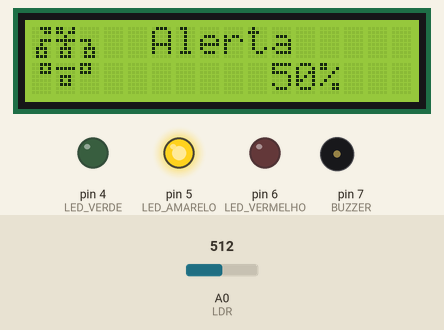
A sketch run on a simulated Arduino Uno, built with avr-gcc and run on an emulated ATmega328P. Parts: 16×2 character LCD, output pins drawn as LEDs (lit = HIGH), buzzer (waves = sounding). The inputs (shaded band) are chosen by the test bench; at power-on: A0 (LDR) = 512. What the sketch prints to the serial monitor is not drawn.

Above: at 7.4 s.
7.5 s: A0 (LDR) set to 325
At 9.8 s:
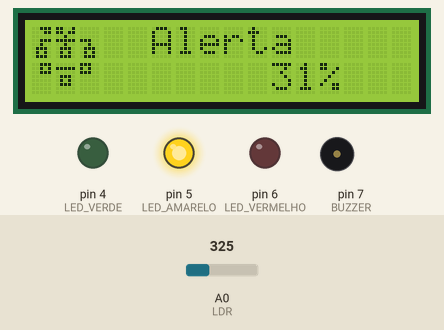
10.1 s: A0 (LDR) set to 299
At 12.9 s:
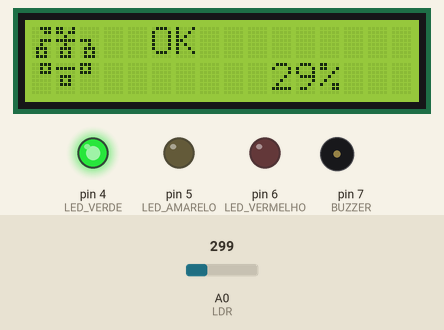
14.8 s: A0 (LDR) set to 716
At 17.6 s:
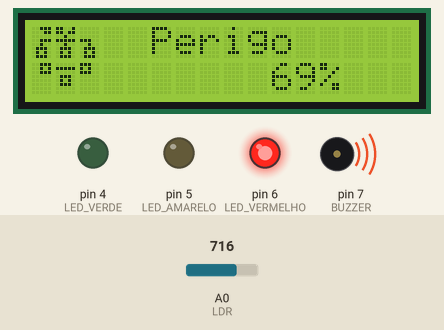
17.8 s: A0 (LDR) set to 530
At 19.87 s:
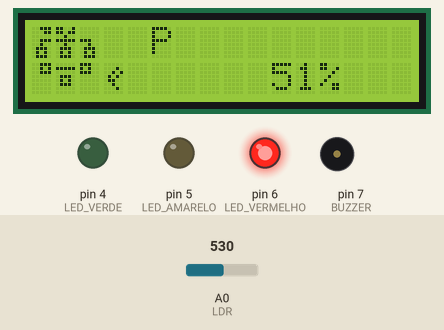
21.7 s: A0 (LDR) set to 510
At 21.78 s:
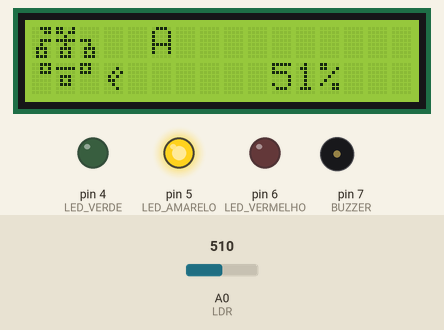
Timing chart, 0 to 24.7 s (numbered marks = the images above; inputs shaded):
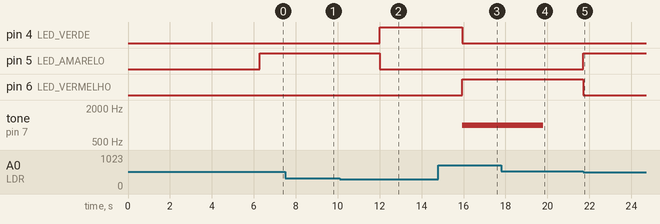

The sketch:

vinheria_agnello.ino
```cpp
#include <LiquidCrystal.h>

// LCD: RS, E, D4, D5, D6, D7
LiquidCrystal lcd(12, 11, 10, 9, 8, 3);

// Pinos sensores/atuadores
const int LED_VERDE = 4;
const int LED_AMARELO = 5;
const int LED_VERMELHO = 6;
const int BUZZER = 7;
const int LDR = A0;
int pegarLuz = 0;
int mediaLuz = 0;
int contMedia = 0;

// Controle de buzzer
unsigned long tempoAlarme = 0;
bool buzzerTocando = false;
bool jaSoouNaZonaVermelha = false;

// Blocos da logo "Datavine"
byte bloco1[8] = {
  B00111,
  B00011,
  B00000,
  B00111,
  B00100,
  B01110,
  B01010,
  B01110
  };
byte bloco2[8] = {
  B11001,
  B11011,
  B00100,
  B11111,
  B00100,
  B01110,
  B01010,
  B01110
  };
byte bloco3[8] = {
  B00000,
  B00000,
  B00000,
  B11100,
  B00100,
  B01110,
  B01010,
  B01110
  };
byte bloco4[8] = {
  B00111,
  B00101,
  B00111,
  B00000,
  B00000,
  B00000,
  B00000,
  B00000
  };
byte bloco5[8] = {
  B00000,
  B11111,
  B00000,
  B01110,
  B01010,
  B01110,
  B00000,
  B00000
  };
byte bloco6[8] = {
   B11100,
   B10100,
   B11100,
   B00000,
   B00000,
   B00000,
   B00000,
   B00000
   };
byte folha[8]  = {
  B00000,
  B00010,
  B00101,
  B01010,
  B01100,
  B00100,
  B00010,
  B00000
  };

// ---------- FUNÇÕES DE ANIMAÇÃO LCD ----------

void desenharLogo() {
  lcd.setCursor(0, 0);
  lcd.write(byte(0)); lcd.write(byte(1)); lcd.write(byte(2));
  lcd.setCursor(0, 1);
  lcd.write(byte(3)); lcd.write(byte(4)); lcd.write(byte(5));
}

void animarEntradaLogo() {
  lcd.setCursor(0, 0); lcd.write(byte(0)); delay(200);
  lcd.setCursor(1, 0); lcd.write(byte(1)); delay(200);
  lcd.setCursor(2, 0); lcd.write(byte(2)); delay(200);
  lcd.setCursor(0, 1); lcd.write(byte(3)); delay(200);
  lcd.setCursor(1, 1); lcd.write(byte(4)); delay(200);
  lcd.setCursor(2, 1); lcd.write(byte(5)); delay(200);
}

void limparTextoLinha1() {
  lcd.setCursor(5, 0);
  for (int i = 0; i < 11; i++) lcd.print(" ");
}

void mostrarTextoComFolha(String texto, int porcentagem) {
  int colunaFolha = 3;

  for (int i = 0; i < texto.length(); i++) {
    lcd.setCursor(i + 5, 0);
    lcd.print(texto[i]);

    if (colunaFolha > 3) {
      lcd.setCursor(colunaFolha - 1, 1);
      lcd.print(" ");
    }
    lcd.setCursor(colunaFolha, 1);
    lcd.write(byte(6));
    colunaFolha++;
    delay(150);
  }

  lcd.setCursor(colunaFolha - 1, 1);
  lcd.print(" ");

  // Mostra a porcentagem no canto direito da linha de baixo
  lcd.setCursor(10, 1);
  lcd.print(String(porcentagem) + "%   ");
}

// ---------- SETUP PRINCIPAL ----------

void setup() {
  lcd.begin(16, 2);
  lcd.clear();

  pinMode(LED_VERDE, OUTPUT);
  pinMode(LED_AMARELO, OUTPUT);
  pinMode(LED_VERMELHO, OUTPUT);
  pinMode(BUZZER, OUTPUT);
  Serial.begin(9600);

  lcd.createChar(0, bloco1);
  lcd.createChar(1, bloco2);
  lcd.createChar(2, bloco3);
  lcd.createChar(3, bloco4);
  lcd.createChar(4, bloco5);
  lcd.createChar(5, bloco6);
  lcd.createChar(6, folha);

  animarEntradaLogo();

  for (int i = 0; i < 3; i++) {
    delay(400);
    lcd.noDisplay(); delay(200);
    lcd.display();
  }

  desenharLogo();

  for (int i = 0; i < 8; i++) {
    lcd.setCursor(i + 5, 0);
    lcd.print("DATAVINE"[i]);
    delay(150);
  }

  delay(2000);
}

// ---------- LOOP PRINCIPAL ----------

void loop() {
  int valorLDR = analogRead(LDR);
  int porcentagem = map(valorLDR, 0, 1023, 0, 100);

  Serial.print("Valor LDR: ");
  Serial.print(valorLDR);
  Serial.print(" | Luminosidade: ");
  Serial.print(porcentagem);
  Serial.println("%");

  desenharLogo(); // mantém a logo no canto
  limparTextoLinha1();

  if (porcentagem <= 30) {
    Serial.println("Status: OK (LED VERDE)");
    digitalWrite(LED_VERDE, HIGH);
    digitalWrite(LED_AMARELO, LOW);
    digitalWrite(LED_VERMELHO, LOW);
    noTone(BUZZER);
    buzzerTocando = false;
    jaSoouNaZonaVermelha = false;
    mostrarTextoComFolha("OK", porcentagem);
    pegarLuz = porcentagem;
  }
  else if (porcentagem > 30 && porcentagem <= 50) {
    Serial.println("Status: Alerta (LED AMARELO)");
    digitalWrite(LED_VERDE, LOW);
    digitalWrite(LED_AMARELO, HIGH);
    digitalWrite(LED_VERMELHO, LOW);
    noTone(BUZZER);
    buzzerTocando = false;
    jaSoouNaZonaVermelha = false;
    mostrarTextoComFolha("Alerta", porcentagem);
    pegarLuz = porcentagem;
  }
  else {
    Serial.println("Status: Perigo (LED VERMELHO + BUZZER UMA VEZ)");
    digitalWrite(LED_VERDE, LOW);
    digitalWrite(LED_AMARELO, LOW);
    digitalWrite(LED_VERMELHO, HIGH);

    if (!jaSoouNaZonaVermelha && !buzzerTocando) {
      tone(BUZZER, 1000);
      tempoAlarme = millis();
      buzzerTocando = true;
      jaSoouNaZonaVermelha = true;
      pegarLuz = porcentagem;
    }

    if (buzzerTocando && millis() - tempoAlarme >= 3000) {
      noTone(BUZZER);
      buzzerTocando = false;
    }

    mostrarTextoComFolha("Perigo", porcentagem);
  }

  mediaLuz = mediaLuz + pegarLuz;
  contMedia++;
  delay(1000);
  if (contMedia == 10){
    mediaLuz = mediaLuz / 10;
    Serial.print("Sua média de porcentagens é: ");
    Serial.print(mediaLuz);
    Serial.println("%");
    mediaLuz = 0;
    contMedia = 0;
    pegarLuz= 0;
    delay(600);
  }
}
```

Measured:
- the behaviour switches between 318 and 317 on A0 (LDR) (found by bisection; images 1 and 2)
- the behaviour switches between 522 and 521 on A0 (LDR) (found by bisection; images 4 and 5)
- after the input at 10.1 s, pin 4 (LED_VERDE): LOW → HIGH after 1.9 s; pin 5 (LED_AMARELO): HIGH → LOW after 1.9 s; the display: first differs from a run without the input after 1.9 s (image 2 shows a later state)
- after the input at 14.8 s, pin 4 (LED_VERDE): HIGH → LOW after 1.1 s; pin 6 (LED_VERMELHO): LOW → HIGH after 1.1 s; tone on pin 7 (BUZZER): silent → 1000 Hz after 1.1 s; the display: first differs from a run without the input after 1.1 s (image 3 shows a later state)
- after the input at 21.7 s, pin 5 (LED_AMARELO): LOW → HIGH at once; pin 6 (LED_VERMELHO): HIGH → LOW at once; the display: changes at once (image 5)
- what the display in image 2 shows lasts 1.0 s, from 12.3 s to 13.3 s
